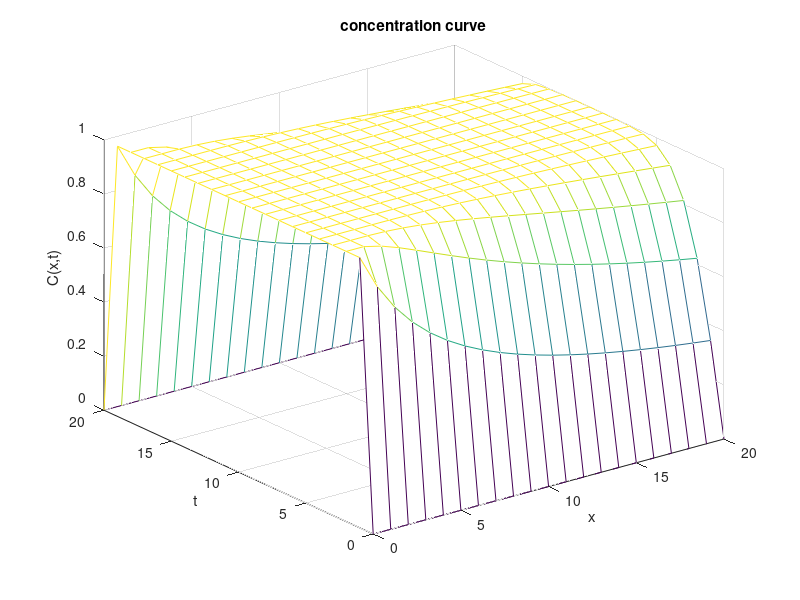
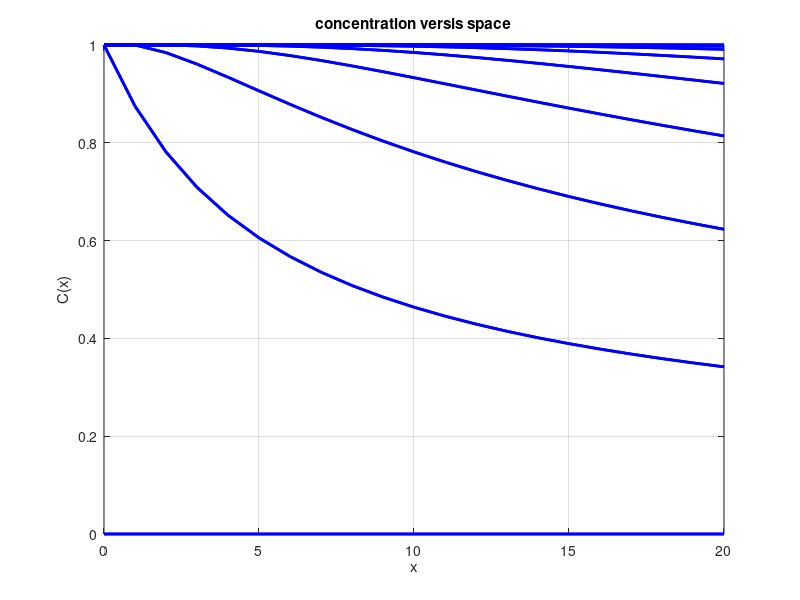
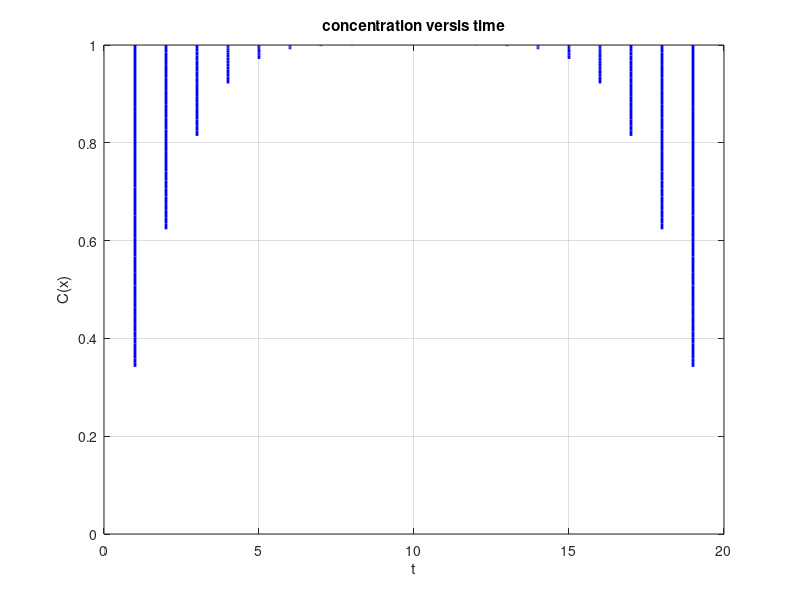

MATLAB code to generate these figures, in order:
            % -------------     Solving Diffusion Equation of formalin in brain   ----------- %
            % --------------            using Finit Difference Method           ----------- %

%% fisrt section --> constants and parameters 
clear                                % clear workspace
clc                                  % clear command window
close all                            % close all figures  
L=20;                                % length taken from space axis      
N=20;                                % no. of points
h=L/N;                               % mesh grid for space axis
k=1;                                 % mesh grid for time axis
D=1/8;                               % Diffusion Constant
lamda=D*k/h^2;                       % just constant help in calculations
%% second section --> define scope of space and time 
x=0:h:L;                             % creat verctor x start from '0' to L with step h 
t=0:k:L;                             % creat verctor t start from '0' to L with step k 
%% third section --> allocate memory for Concentration C(x,t)
C_mat = zeros(length(x),length(t));  % creat matrix C with all zeros with rows (no. of elements in vector x)
                                     % and colums (no. of elements in vector t)   
%% fourth section --> set initial and boundary conditions
C_mat(:,1) = 0;                      % set first colume with 0
C_mat(:,end)= 0;                     % set last colums with 0
C_mat(1,2:end-1)=1;                  % set first row from first colume to (end-1) colume with
                                     % 1 (initial concentration)                            
%%  fifth section --> calculate C(x,t) using FDM 
for r= 1:length(x)-1
    for cc =2:length(t)-1
        C_mat(r+1,cc) = C_mat(r,cc) + lamda*(C_mat(r,cc+1)...
                        -2*C_mat(r,cc) + C_mat(r,cc-1));
    end
end
%% sixth section --> plotting Concentration versis space and time
figure(1)                            % open new figure no. 1 
[tt,xx]=meshgrid(t,x);               % converte vector x % t to matrix xx % tt
mesh(xx,tt,C_mat);                   % plot 3d graph for Concentration
xlabel('x');                         % label x axis
ylabel('t');                         % label y axis
zlabel('C(x,t)');                    % label z axis
title('concentration curve');        % title of graph
figure(2)                            % open new figure no. 2
plot(xx,C_mat,'b','LineWidth',2);    % plot 2d graph C(x) V.s space
xlabel('x');                         % label x axis
ylabel('C(x)');                      % label y axis
title('concentration versis space'); % title of graph
grid on                              % enabel grid on
figure(3)                            % open new figure no. 3
plot(tt,C_mat,'b','LineWidth',2);    % plot 2d graph C(x) V.s time
xlabel('t');                         % label x axis
ylabel('C(x)');                      % label y axis
title('concentration versis time');  % title of graph 
grid on                              % enabel grid on
